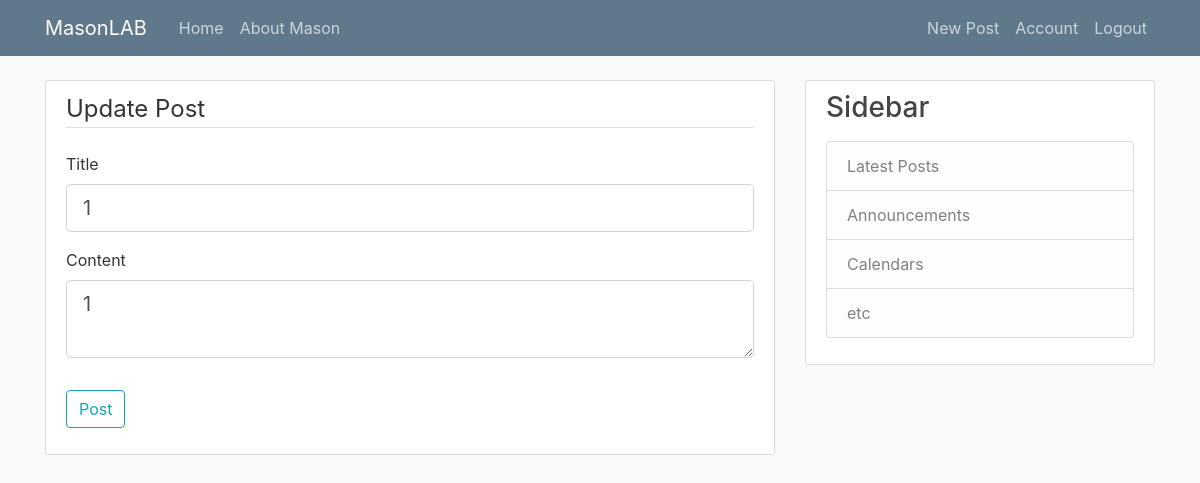
/post/15/update (signed in), run on an earlier commit of the app's database.
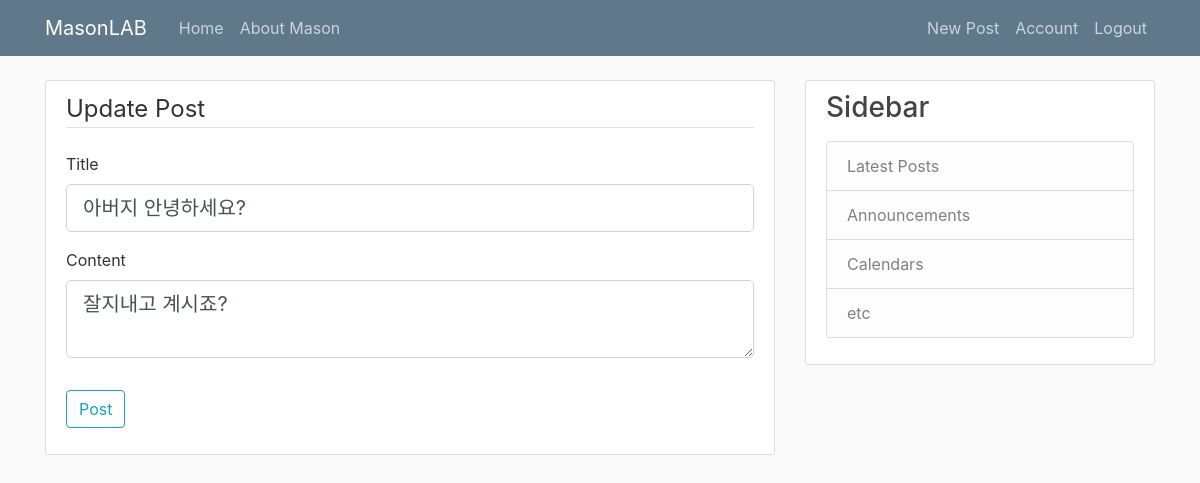
And on a later commit of the database.
### flaskblog/models.py (models this page shows, shortened)
class Post(db.Model):
    id = db.Column(db.Integer, primary_key=True)
    title = db.Column(db.String(100), nullable=False)
    date_posted = db.Column(db.DateTime, nullable=False, default=datetime.utcnow)
    content = db.Column(db.Text, nullable=False)
    user_id = db.Column(db.Integer, db.ForeignKey('user.id'), nullable=False)

### flaskblog/posts/routes.py (the view)
@posts.route("/post/<int:post_id>/update", methods=['GET', 'POST'])
@login_required
def update_post(post_id):
    post = Post.query.get_or_404(post_id)
    if post.author != current_user:
        abort(403)
    form = PostForm()
    if form.validate_on_submit():
        post.title = form.title.data
        post.content = form.content.data
        db.session.commit()
        flash('Your post has been updated!', 'success')
        return redirect(url_for('posts.post', post_id=post.id))
    elif request.method == 'GET':
        form.title.data = post.title
        form.content.data = post.content
    return render_template('create_post.html', title='Update Post',
                           form=form, legend='Update Post')

### flaskblog/posts/forms.py
class PostForm(FlaskForm):
    title = StringField('Title', validators=[DataRequired()])
    content = TextAreaField('Content', validators=[DataRequired()])
    submit = SubmitField('Post')

### flaskblog/models.py (called while the page is built)
@login_manager.user_loader
def load_user(user_id):
    return User.query.get(int(user_id))

### flaskblog/templates/create_post.html (shortened to what this page needs)
{% extends "layout.html" %}
{% block content %}
<div class="content-section">
    <form method="POST" action="">
        <fieldset class="form-group">
            <legend class="border-bottom mb-4">{{ legend }}</legend>
            <div class="form-group">
                {{ form.title.label(class="form-control-label") }}
                {% if form.title.errors %}
                    {{ form.title(class="form-control form-control-lg is-invalid") }}
                    <div class="invalid-feedback">
                        {% for error in form.title.errors %}
                            <span>{{ error }}</span>
                        {% endfor %}
                    </div>
                {% else %}
                    {{ form.title(class="form-control form-control-lg") }}
                {% endif %}
            </div>
            <div class="form-group">
                {{ form.content.label(class="form-control-label") }}
                {% if form.content.errors %}
                    {{ form.content(class="form-control form-control-lg is-invalid") }}
                    <div class="invalid-feedback">
                        {% for error in form.content.errors %}
                            <span>{{ error }}</span>
                        {% endfor %}
                    </div>
                {% else %}
                    {{ form.content(class="form-control form-control-lg") }}
                {% endif %}
            </div>
        </fieldset>
        <div class="form-group">
            {{ form.submit(class="btn btn-outline-info") }}
        </div>
    </form>
</div>
{% endblock content %}

### flaskblog/templates/layout.html (shortened to what this page needs)
<!DOCTYPE html>
<html>
<head>
    <link rel="stylesheet" href="https://maxcdn.bootstrapcdn.com/bootstrap/4.0.0/css/bootstrap.min.css">
    <link rel="stylesheet" type="text/css" href="{{ url_for('static', filename='main.css') }}">
</head>
<body>
    <header class="site-header">
      <nav class="navbar navbar-expand-md navbar-dark bg-steel fixed-top">
        <div class="container">
          <a class="navbar-brand mr-4" href="/">MasonLAB</a>
          <div class="collapse navbar-collapse" id="navbarToggle">
            <div class="navbar-nav mr-auto">
              <a class="nav-item nav-link" href="{{ url_for('main.home') }}">Home</a>
              <a class="nav-item nav-link" href="{{ url_for('main.about') }}">About Mason</a>
            </div>
            <div class="navbar-nav">
              {% if current_user.is_authenticated %}
                <a class="nav-item nav-link" href="{{ url_for('posts.new_post') }}">New Post</a>
                <a class="nav-item nav-link" href="{{ url_for('users.account') }}">Account</a>
                <a class="nav-item nav-link" href="{{ url_for('users.logout') }}">Logout</a>
              {% else %}
                <a class="nav-item nav-link" href="{{ url_for('users.login') }}">Login</a>
                <a class="nav-item nav-link" href="{{ url_for('users.register') }}">Register</a>
              {% endif %}
            </div>
          </div>
        </div>
      </nav>
    </header>
    <main role="main" class="container">
      <div class="row">
        <div class="col-md-8">
          {% block content %}{% endblock %}
        </div>
        <div class="col-md-4">
          <div class="content-section">
            <h3>Sidebar</h3>
            <p class='text-muted'>
              <ul class="list-group">
                <li class="list-group-item list-group-item-action list-group-item-light">Latest Posts</li>
                <li class="list-group-item list-group-item-action list-group-item-light">Announcements</li>
                <li class="list-group-item list-group-item-action list-group-item-light">Calendars</li>
                <li class="list-group-item list-group-item-action list-group-item-light">etc</li>
              </ul>
            </p>
          </div>
        </div>
      </div>
    </main>
</body>
</html>

### flaskblog/static/main.css (style rules this page uses)
body { background: #fafafa; color: #333333; margin-top: 5rem; }
h1, h2, h3, h4, h5, h6 { color: #444444; }
.bg-steel { background-color: #5f788a; }
.site-header .navbar-nav .nav-link { color: #cbd5db; }
.content-section { background: #ffffff; padding: 10px 20px; border: 1px solid #dddddd; border-radius: 3px; margin-bottom: 20px; }

What changed in the data, as far as the page shows it:
now on this page (row edited): Post: title "아버지 안녕하세요?", content "잘지내고 계시죠?"
Also different on the page:
form field title: "1" → (not shown)
form field content: "1" → (not shown)
